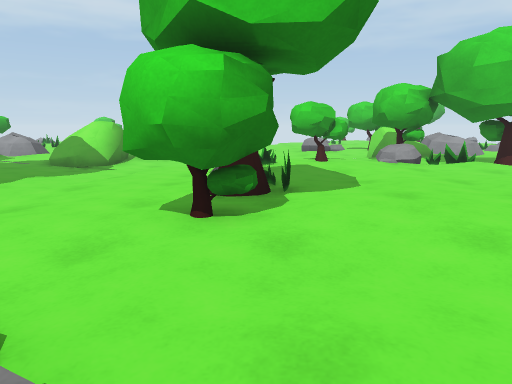
[1] (above)

24 first-person views from a walk through a scene from a Unity 3-D project. The camera is 1.2 m above the floor, tilts 10° down and sees 70° across. The floor is counted in squares, 1 m on a side. Each view is taken from the middle of a square. On the plan, view 1 faces up. The plan holds only what a view shows up to about 15 squares ahead; the rest is blank. The place goes on beyond the plan. Some animated figures are not drawn.

[2]
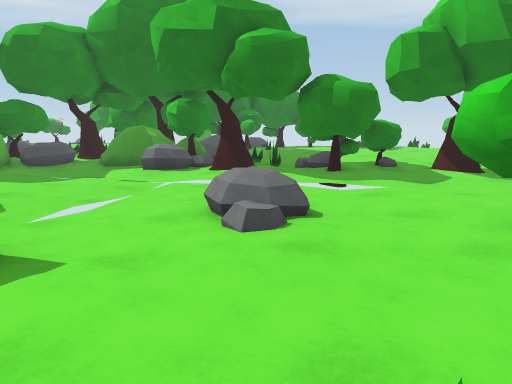

[3]
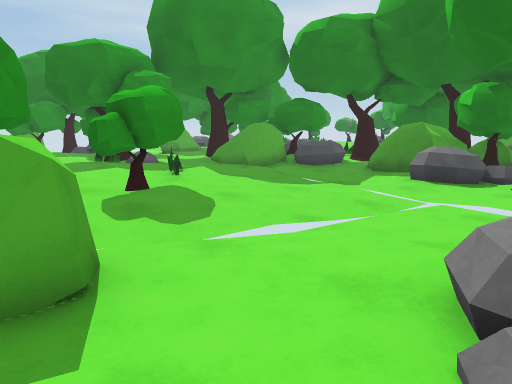

[4]
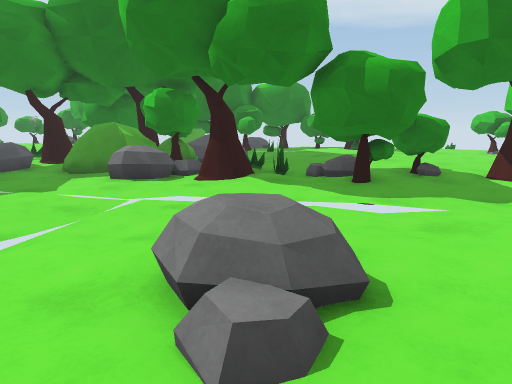

[5]
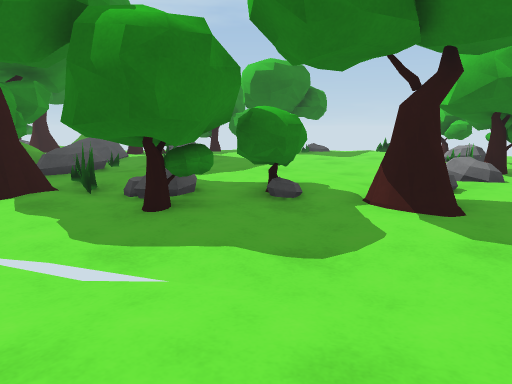

[6]
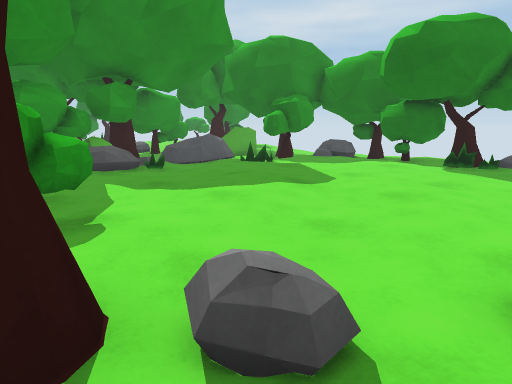

[7]
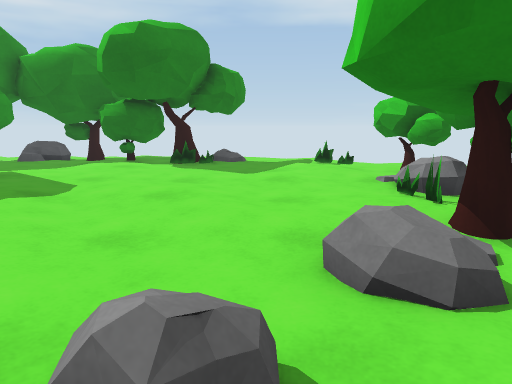

[8]
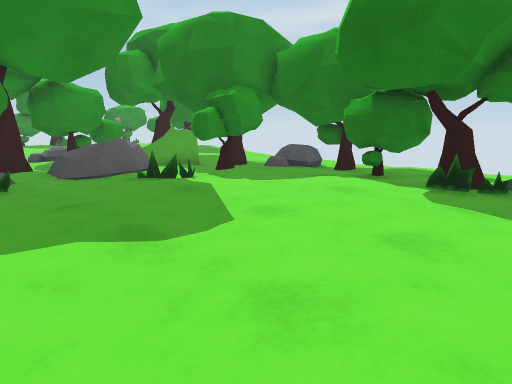

[9]
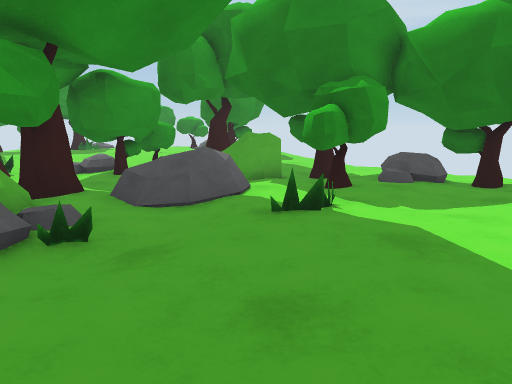

[10]
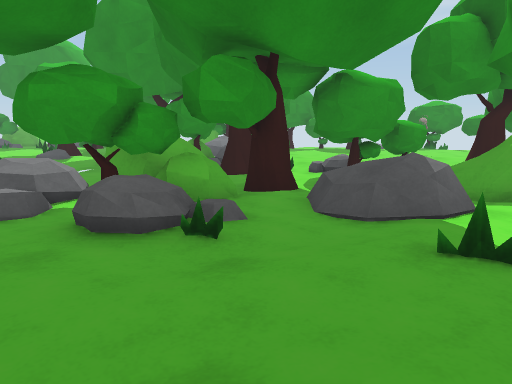

[11]
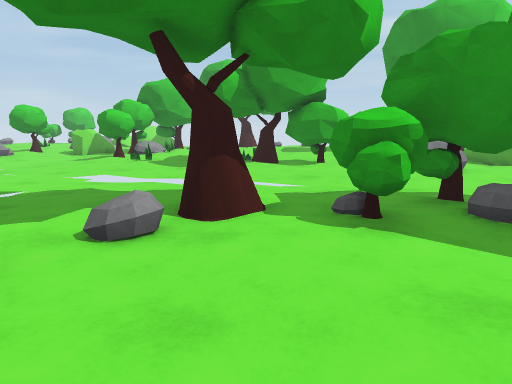

[12]
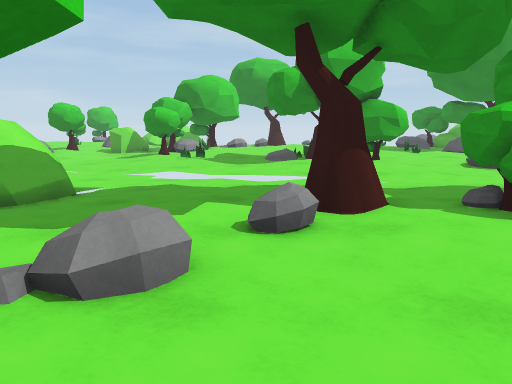

[13]
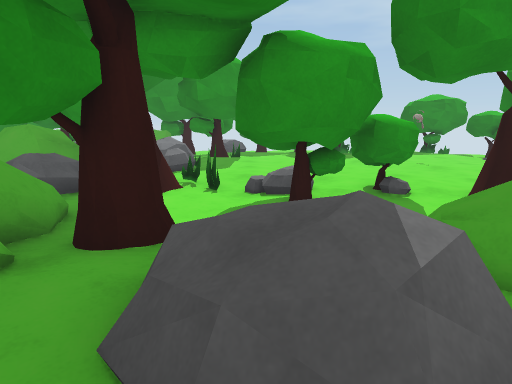

[14]
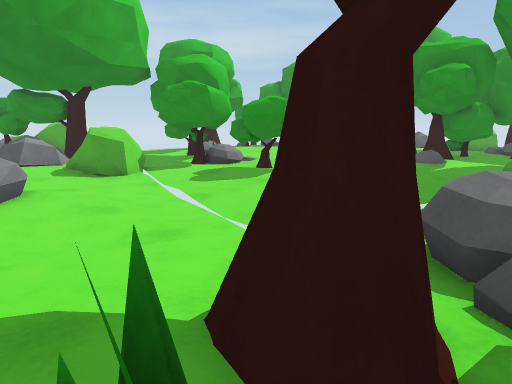

[15]
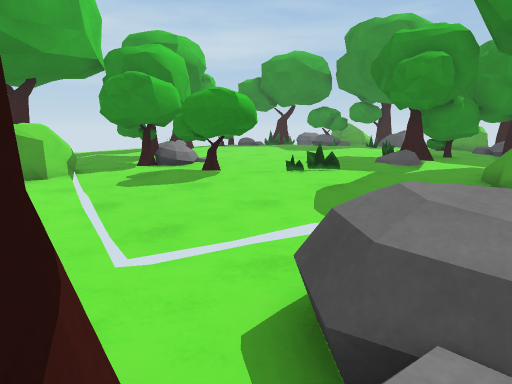

[16]
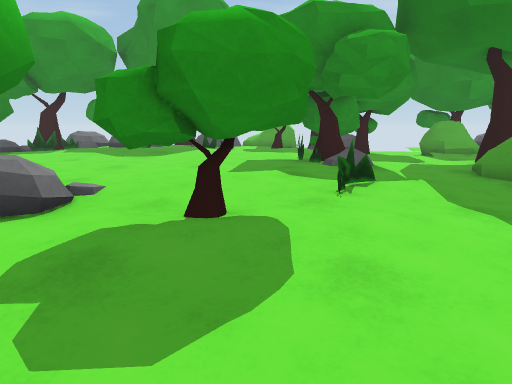

[17]
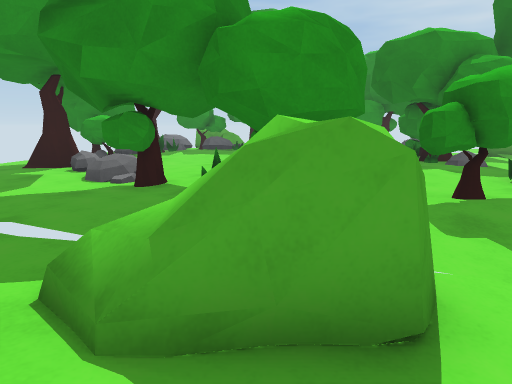

[18]
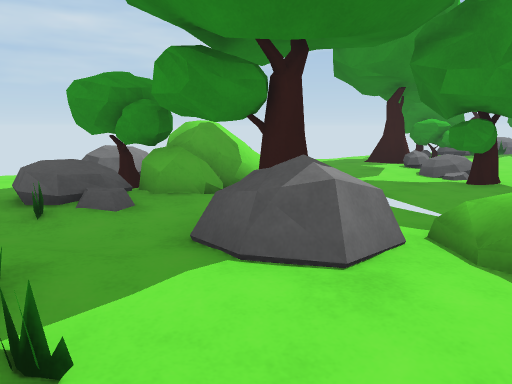

[19]
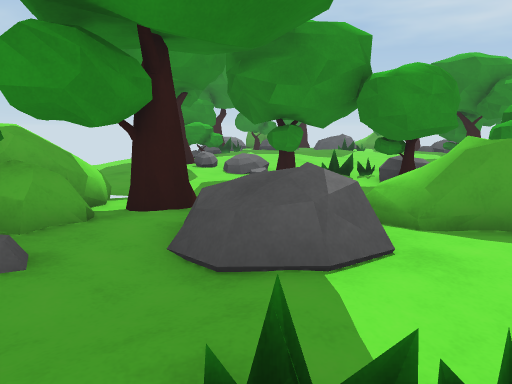

[20]
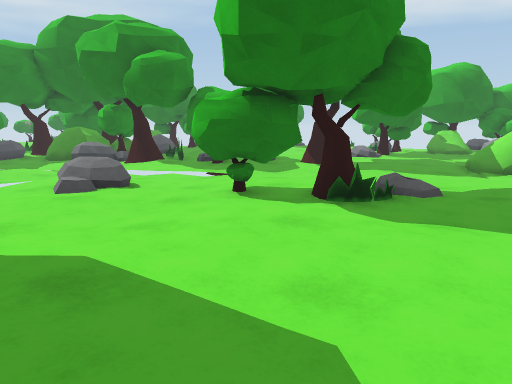

[21]
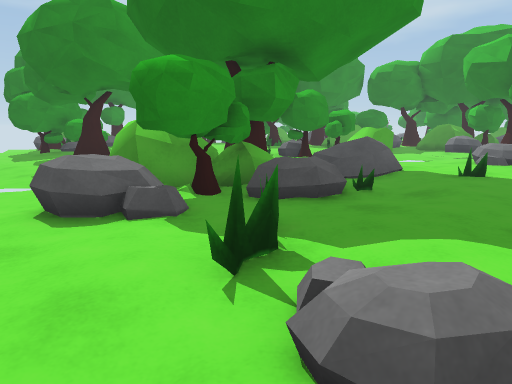

[22]
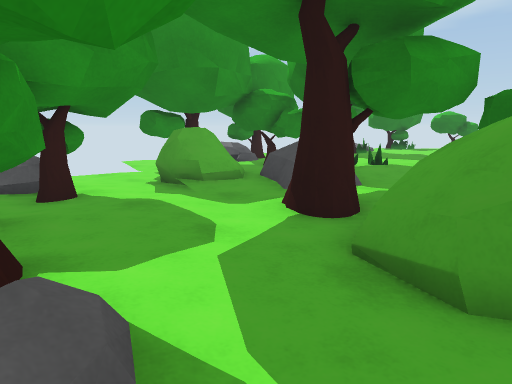

[23]
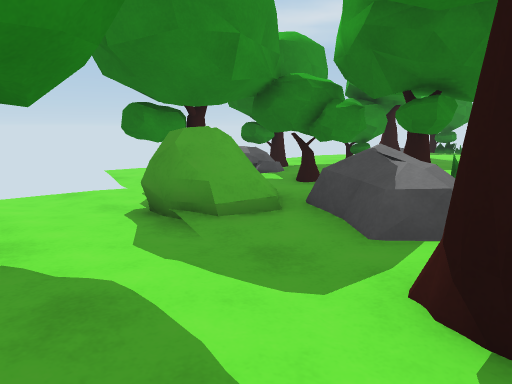

[24]
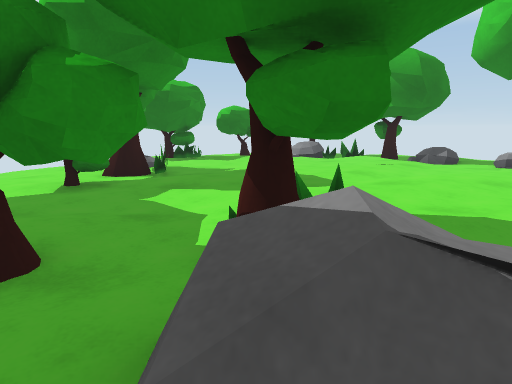

### Floor plan
Key: @ floor where view 1 was taken; # wall or solid block; x gap in a wall; . main floor; : floor 0.25 m higher than the main floor; - floor 0.25 m lower than the main floor; + floor 0.5 m higher than the main floor; * floor 0.75 m higher than the main floor; % floor 1.25 m higher than the main floor; / step, stairs or slope; = window, fence, low wall or low ledge; ^ raised ledge; T thing the floor can be seen under or through; O other object.
Columns run from 26 left of view 1 to 13 right of it. Each row starts with its distance up from view 1.
 12        .../#### ....---/...## .####
 11      .=.::... ##.....--...=.::...##
 10    ....::......O.....--....::.....
  9    .. ................/..........
  8       #.....:.....#.../..##.....
  7   ... #..:..:.....:.......#..:..
  6   ...TT.::.../:......-...##.::..
  5   ...TT:::..:::.=^#..-...##:::.. :
  4   .. TT..:::::...###.-...##..:::     ...
  3  -.###...:::.:...###.-.......:::.....:.
  2  -.###...==::.::.=#./-.......==::.::.=..
  1     ^###..:/....==../--/^:....:/....=...
  0     /.##.//..:*..#../--.=.@..//../*.....
 -1     .....^^. ####..-----.....^^../###..
 -2  --  ###T ^=#####^--------###^^=#####^.
 -3  ---.. #T  T####^^-------.###..#####^^-
 -4   ...    TTT#=%#------.........##=%# --
 -5        .TTT../==-----..##.##T...-==  -
 -6      #.TTTT.//.---/-...##x## TT...   -
 -7   .. ..^^ T=##=^--/...#../##TTT.... --
 -8   //..:.. .==/#^=-/./=.::... TT.....--
 -9 .##/..:.. ....####=...::......O.....--
-10 ## ....::.:.+*###==..................
-11 ## ....::.:..  TT=/..#.....:.....#=..
-12 ##...:./::./.   T....#=.:..:.....#=..
-13 ##..O...::::..==#....#.::.../:. ###.-
-14  :.:....:::##^^^....##::::.:::. ^##
-15   :..:::::./x^^.... ##  ::::   .###
-16 # :....::...#  #/-###        ...#
-17 ##..........####=.###.       .: =
-18  ##./ ###...####=-.^
-19  ##     #  ## ##--.

Positions as (right, up) in squares from view 1, and headings:
1: (0, 0), facing up
2: (4, 1), facing left
3: (1, 1), facing down-left
4: (1, 1), facing left
5: (-2, 5), facing left
6: (-8, 10), facing down-left
7: (-8, 9), facing left
8: (-12, 9), facing down-left
9: (-12, 5), facing down-left
10: (-14, 5), facing down
11: (-14, 7), facing right
12: (-14, 9), facing right
13: (-16, 1), facing down
14: (-10, 2), facing down-right
15: (-10, 0), facing down-right
16: (-3, -2), facing down
17: (1, 0), facing down
18: (1, 2), facing down-right
19: (4, 3), facing down
20: (7, 5), facing left
21: (13, 4), facing down-left
22: (-5, -9), facing down-left
23: (-7, -12), facing down-left
24: (-11, -15), facing left
